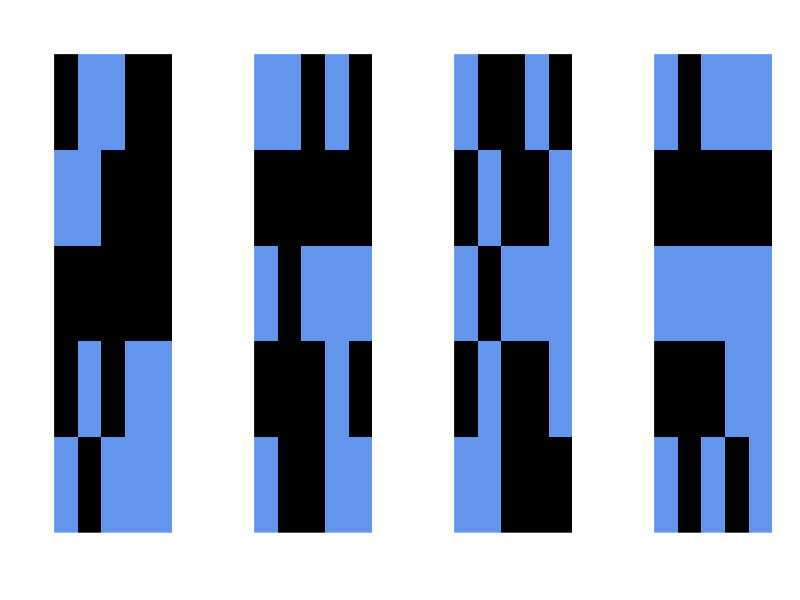
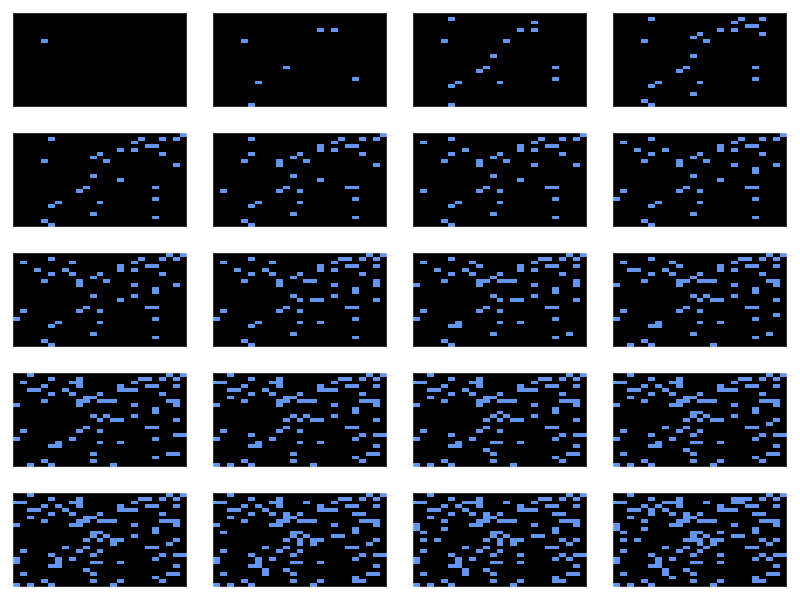
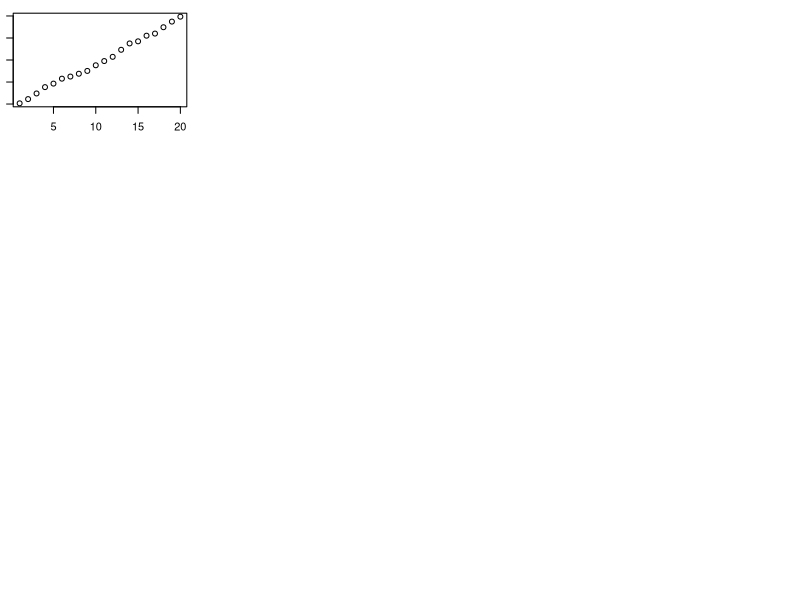
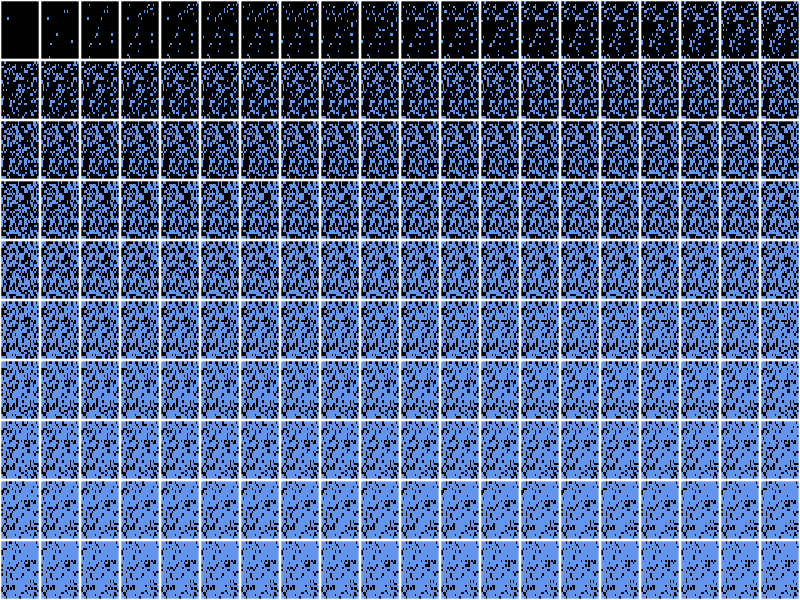
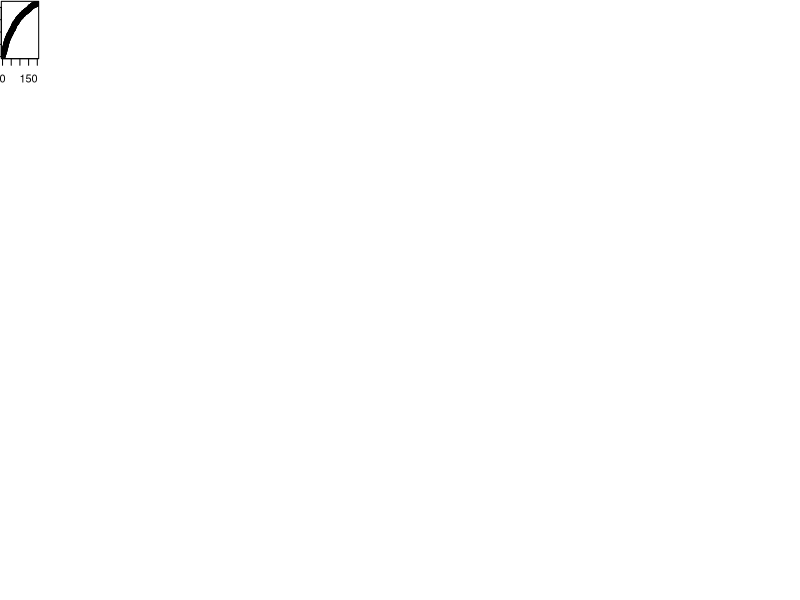

R code for these plots, in order:
## ---- chunk 1
knitr::opts_chunk$set(echo = TRUE)
## ---- chunk 2
N <- 5
M <- matrix( rep(0, 5^2), nrow = N)
M
## ---- chunk 3
diag(M) <- 1
M
diag(M) <- 0
## ---- chunk 4
upper.tri(M)
lower.tri(M)
## ---- chunk 5
set.seed(777)
M <- matrix( rbinom(N^2, 1, 0.5), nrow = N )
M
## ---- chunk 6
k <- 4
l <- replicate( n = k, 
                expr = matrix( rbinom(N^2, 1, 0.5), nrow = N )
)
l
dim(l)
## ---- chunk 7
A <- array( rbinom((N^2)*k, 1, 0.5), dim = c(N,N,k) )
A
## ---- chunk 8
par(mfrow=c(1,k))
apply(A, MARGIN = 3, image, axes=F, col=c('black','cornflowerblue'))
## ---- chunk 9
RandomGrowth <- function(N, layers, p, seed=777, loops=F) {
  set.seed(seed)
  
  # create an empty array to hold results
  A <- array(NA, dim = c(N,N,layers))
  
  # set initial condition by randomly selecting
  init <- matrix( rep(0, N^2), nrow = N )
  init[ sample(1:N, 1), sample(1:N, 1) ] <- 1
  A[,,1] <- init
  
  # loop through
  for( k in 2:layers ) {
    for( i in 1:N ) {
      for( j in 1:N ) {
        A[i,j,k] <- ifelse( A[i,j,k-1] > 0, 1, 
                            rbinom(1, 1, prob = p))
        if (loops == F) { diag(A[,,k]) <- 0 } 
      }
    }
  }
  return(A)
}

## ---- chunk 10
N <- 25
k <- 20
p <- 0.01
new_A <- RandomGrowth(N=N, layers=k, p=p, seed = 27, loops = T)
## ---- chunk 11
par(mfrow=c(5,4), mar=c(1,1,1,1))
apply(new_A, 3, image, axes=F, col=c('black','cornflowerblue'))
## ---- chunk 12
plot(1:k, apply(new_A, 3, function(x) sum(x) / N^2), 
     ylab='density')
## ---- chunk 13
N <- 25
k <- 200
p <- 0.01
new_A <- RandomGrowth(N=N, layers=k, p=p, seed = 27, loops=T)

par(mfrow=c(10,20), mar=c(0.1,0.1,0.1,0.1))
apply(new_A, 3, image, axes=F, col=c('black','cornflowerblue'))
## ---- chunk 14
plot(1:k, apply(new_A, 3, function(x) sum(x) / N^2), 
     ylab='density')
